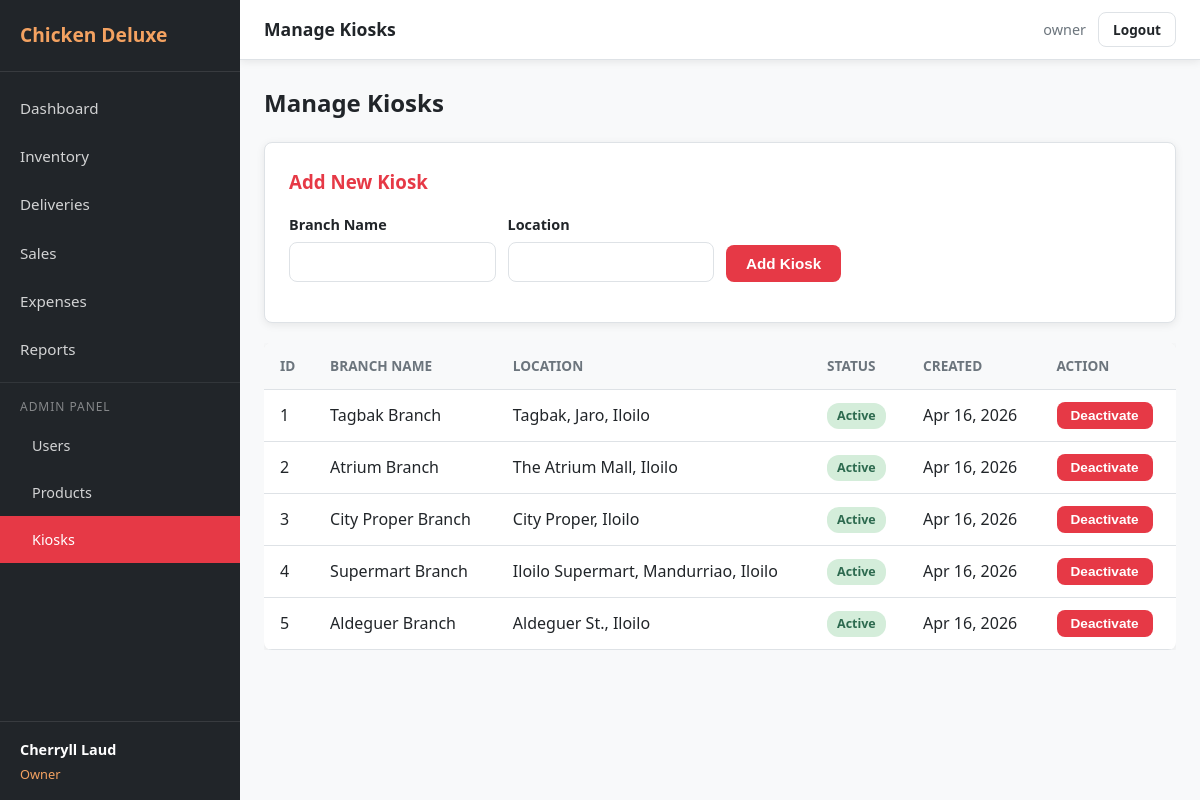
The app's page /admin/kiosks (signed in) with its own data.
### tables this page shows
CREATE TABLE `kiosk` (
  `Kiosk_ID` int(11) NOT NULL AUTO_INCREMENT,
  `Name` varchar(100) NOT NULL,
  `Location` varchar(255) NOT NULL,
  `Active` tinyint(1) NOT NULL DEFAULT 1,
  `Created_at` datetime NOT NULL DEFAULT current_timestamp(),
  PRIMARY KEY (`Kiosk_ID`)
);

### core/Controller.php (called while the page is built, shortened)
<?php
class Controller
{
    protected function render(string $view, array $data = []): void
    {
        extract($data);
        $viewFile = __DIR__ . '/../views/' . $view . '.php';
        require $viewFile;
        require __DIR__ . '/../views/layouts/main.php';
    }
}

### controllers/AdminController.php (called while the page is built, shortened)
<?php
class AdminController extends Controller
{
    private KioskModel $kioskModel;
    public function __construct()
    {
        $this->kioskModel   = new KioskModel();
    }
    public function kiosks(): void
    {
        $data = [
            'page_title' => 'Manage Kiosks',
            'kiosks'     => $this->kioskModel->getAll(),
            'success'    => $_GET['success'] ?? null,
            'error'      => $_GET['error'] ?? null,
        ];
        $this->render('admin/kiosks', $data);
    }
}

### index.php (called while the page is built, shortened)
<?php
require_once __DIR__ . '/core/Database.php';
require_once __DIR__ . '/core/Model.php';
require_once __DIR__ . '/core/Controller.php';
$router = new Router();
$router->get('/login',    'AuthController', 'showLogin');
$router->post('/login',   'AuthController', 'handleLogin');
$router->get('/logout',   'AuthController', 'logout');
$router->get('/',          'DashboardController', 'index');
$router->get('/dashboard', 'DashboardController', 'index');
$router->get('/admin',                'AdminController', 'users');
$router->get('/admin/users',          'AdminController', 'users');
$router->post('/admin/users/create',  'AdminController', 'createUser');
$router->post('/admin/users/deactivate', 'AdminController', 'deactivateUser');
$router->post('/admin/users/activate',   'AdminController', 'activateUser');
$router->get('/admin/products',          'AdminController', 'products');
$router->post('/admin/products/create',  'AdminController', 'createProduct');
$router->post('/admin/products/update',  'AdminController', 'updateProduct');
$router->get('/admin/kiosks',            'AdminController', 'kiosks');
$router->post('/admin/kiosks/create',    'AdminController', 'createKiosk');
$router->post('/admin/kiosks/update',    'AdminController', 'updateKiosk');
$router->get('/admin/audit-log',         'AdminController', 'auditLog');
$router->get('/inventory',        'InventoryController', 'index');
$router->post('/inventory/store', 'InventoryController', 'store');
$router->post('/inventory/unlock', 'InventoryController', 'unlock');
$router->get('/delivery',          'DeliveryController', 'index');
$router->post('/delivery/store',   'DeliveryController', 'store');
$router->post('/delivery/lock',    'DeliveryController', 'lock');
$router->post('/delivery/unlock',  'DeliveryController', 'unlock');
$router->post('/delivery/delete',  'DeliveryController', 'delete');
$router->get('/sales',          'SalesController', 'index');
$router->post('/sales/store',   'SalesController', 'store');
$router->post('/sales/lock',    'SalesController', 'lock');
$router->post('/sales/unlock',  'SalesController', 'unlock');
$router->post('/sales/delete',  'SalesController', 'delete');
$router->get('/expenses',          'ExpenseController', 'index');
$router->post('/expenses/store',   'ExpenseController', 'store');
$router->post('/expenses/lock',    'ExpenseController', 'lock');
$router->post('/expenses/unlock',  'ExpenseController', 'unlock');
$router->post('/expenses/delete',  'ExpenseController', 'delete');
$router->get('/reports',              'ReportController', 'index');
$router->get('/reports/daily',        'ReportController', 'daily');
$router->get('/reports/consolidated', 'ReportController', 'consolidated');
$router->get('/reports/timein',       'ReportController', 'timeIn');
$router->dispatch();

### core/Database.php (called while the page is built, shortened)
<?php
class Database
{
    private static ?Database $instance = null;
    private PDO $slave;
    private function __construct()
    {
        $config = require __DIR__ . '/../config/database.php';
        $slaveDsn = sprintf(
            'mysql:host=%s;port=%d;dbname=%s;charset=%s',
            $config['slave']['host'],
            $config['slave']['port'],
            $config['slave']['dbname'],
            $config['slave']['charset']
        );
        $options = [
            PDO::ATTR_ERRMODE            => PDO::ERRMODE_EXCEPTION,
            PDO::ATTR_DEFAULT_FETCH_MODE => PDO::FETCH_ASSOC,
            PDO::ATTR_EMULATE_PREPARES   => false,
        ];
        $this->slave = new PDO(
            $slaveDsn,
            $config['slave']['username'],
            $config['slave']['password'],
            $options
        );
    }
    public static function getInstance(): Database
    {
        if (self::$instance === null) {
            self::$instance = new self();
        }
        return self::$instance;
    }
    public function read(string $sql, array $params = []): array
    {
        $stmt = $this->slave->prepare($sql);
        $stmt->execute($params);
        return $stmt->fetchAll();
    }
}

### config/database.php (called while the page is built)
<?php
return [
    'master' => [
        'host'     => '127.0.0.1',
        'port'     => 3306,
        'dbname'   => 'chicken_deluxe',
        'username' => 'root',
        'password' => '',
        'charset'  => 'utf8mb4',
    ],
    'slave' => [
        'host'     => '127.0.0.1',
        'port'     => 3307,
        'dbname'   => 'chicken_deluxe',
        'username' => 'root',
        'password' => '',
        'charset'  => 'utf8mb4',
    ],
];

### models/KioskModel.php (called while the page is built, shortened)
<?php
class KioskModel extends Model
{
    public function getAll(): array
    {
        return $this->db->read("SELECT * FROM Kiosk ORDER BY Kiosk_ID");
    }
}

### core/Model.php (called while the page is built, shortened)
<?php
class Model
{
    public function __construct()
    {
        $this->db = Database::getInstance();
    }
}

### views/admin/kiosks.php (the view, shortened to what this page needs)
<section class="admin-kiosks">
    <div class="section-header">
        <h2>Manage Kiosks</h2>
    </div>
    <div class="card form-card">
        <h3>Add New Kiosk</h3>
        <form method="POST" action="<?= BASE_URL ?>/admin/kiosks/create" class="form-inline-grid">
            <div class="form-group">
                <label for="name">Branch Name</label>
                <input type="text" id="name" name="name" class="form-input" required>
            </div>
            <div class="form-group">
                <label for="location">Location</label>
                <input type="text" id="location" name="location" class="form-input" required>
            </div>
            <div class="form-group form-actions">
                <button type="submit" class="btn btn-primary">Add Kiosk</button>
            </div>
        </form>
    </div>
    <div class="table-container">
        <table>
            <thead>
                <tr>
                    <th>ID</th>
                    <th>Branch Name</th>
                    <th>Location</th>
                    <th>Status</th>
                    <th>Created</th>
                    <th>Action</th>
                </tr>
            </thead>
            <tbody>
                <?php if (empty($kiosks)): ?>
                    <tr><td colspan="6" class="text-center">No kiosks found.</td></tr>
                <?php else: ?>
                    <?php foreach ($kiosks as $kiosk): ?>
                        <tr>
                            <td><?= $kiosk['Kiosk_ID'] ?></td>
                            <td><?= htmlspecialchars($kiosk['Name']) ?></td>
                            <td><?= htmlspecialchars($kiosk['Location']) ?></td>
                            <td>
                                <span class="badge <?= $kiosk['Active'] ? 'badge-active' : 'badge-inactive' ?>">
                                    <?= $kiosk['Active'] ? 'Active' : 'Inactive' ?>
                                </span>
                            </td>
                            <td><?= date('M j, Y', strtotime($kiosk['Created_at'])) ?></td>
                            <td>
                                <form method="POST" action="<?= BASE_URL ?>/admin/kiosks/update" class="inline-form">
                                    <button type="submit" class="btn btn-sm <?= $kiosk['Active'] ? 'btn-danger' : 'btn-success' ?>"
                                            onclick="return confirm('Are you sure?')">
                                        <?= $kiosk['Active'] ? 'Deactivate' : 'Activate' ?>
                                    </button>
                                </form>
                            </td>
                        </tr>
                    <?php endforeach; ?>
                <?php endif; ?>
            </tbody>
        </table>
    </div>
</section>

### assets/css/style.css (style rules this page uses)
*, *::before, *::after { margin: 0; padding: 0; box-sizing: border-box; }
:root { --primary: #e63946; --primary-dark: #c1121f; --secondary: #457b9d; --accent: #f4a261; --bg: #f8f9fa; --bg-white: #ffffff; --text: #212529; --text-light: #6c757d; --border: #dee2e6; --success: #2d6a4f; --warning: #e9c46a; --error: #e63946; --sidebar-width: 240px; --navbar-height: 60px; --radius: 8px; --shadow: 0 2px 8px rgba(0,0,0,0.08); }
body { font-family: 'Segoe UI', system-ui, -apple-system, sans-serif; background: var(--bg); color: var(--text); line-height: 1.6; }
.form-group { margin-bottom: 16px; }
.form-group label { display: block; margin-bottom: 6px; font-weight: 600; font-size: 0.9rem; }
.form-input { width: 100%; padding: 10px 12px; border: 1px solid var(--border); border-radius: var(--radius); font-size: 1rem; transition: border-color 0.2s; }
.btn { display: inline-block; padding: 10px 20px; border: none; border-radius: var(--radius); font-size: 0.95rem; font-weight: 600; cursor: pointer; transition: background 0.2s, transform 0.1s; text-align: center; }
.btn-primary { background: var(--primary); color: #fff; }
.btn-sm { padding: 6px 14px; font-size: 0.85rem; }
.card { background: var(--bg-white); border-radius: var(--radius); padding: 24px; box-shadow: var(--shadow); border: 1px solid var(--border); }
.card h3 { margin-bottom: 8px; color: var(--primary); }
.table-container { overflow-x: auto; }
table { width: 100%; border-collapse: collapse; background: var(--bg-white); border-radius: var(--radius); overflow: hidden; box-shadow: var(--shadow); }
th, td { padding: 12px 16px; text-align: left; border-bottom: 1px solid var(--border); }
th { background: var(--bg); font-weight: 600; font-size: 0.85rem; text-transform: uppercase; color: var(--text-light); }
.badge { display: inline-block; padding: 3px 10px; border-radius: 12px; font-size: 0.78rem; font-weight: 600; }
.badge-active { background: #d4edda; color: var(--success); }
.btn-danger { background: var(--error); color: #fff; }
.form-card { margin-bottom: 20px; }
.form-card h3 { margin-bottom: 16px; }
.form-inline-grid { display: grid; grid-template-columns: repeat(auto-fill, minmax(200px, 1fr)); gap: 12px; align-items: end; }
.form-actions { display: flex; gap: 8px; align-items: end; }
.inline-form { display: inline; }
.section-header { display: flex; justify-content: space-between; align-items: center; margin-bottom: 20px; flex-wrap: wrap; gap: 8px; }
.section-header h2 { margin: 0; }
.inline-form { display: inline-block; margin: 0; }

### records on screen
kiosk: Kiosk_ID "1", Name "Tagbak Branch", Location "Tagbak, Jaro, Iloilo", Active "Active", Created_at "Apr 16, 2026"
kiosk: Kiosk_ID "2", Name "Atrium Branch", Location "The Atrium Mall, Iloilo", Active "Active", Created_at "Apr 16, 2026"
kiosk: Kiosk_ID "3", Name "City Proper Branch", Location "City Proper, Iloilo", Active "Active", Created_at "Apr 16, 2026"
kiosk: Kiosk_ID "4", Name "Supermart Branch", Location "Iloilo Supermart, Mandurriao, Iloilo", Active "Active", Created_at "Apr 16, 2026"
kiosk: Kiosk_ID "5", Name "Aldeguer Branch", Location "Aldeguer St., Iloilo", Active "Active", Created_at "Apr 16, 2026"

### other values on screen
APP_NAME "Chicken Deluxe"
Auth::fullName() "Cherryll Laud"
ROLE_NAMES[Auth::roleId()] "Owner"
$page_title "Manage Kiosks"
Auth::username() "owner"
